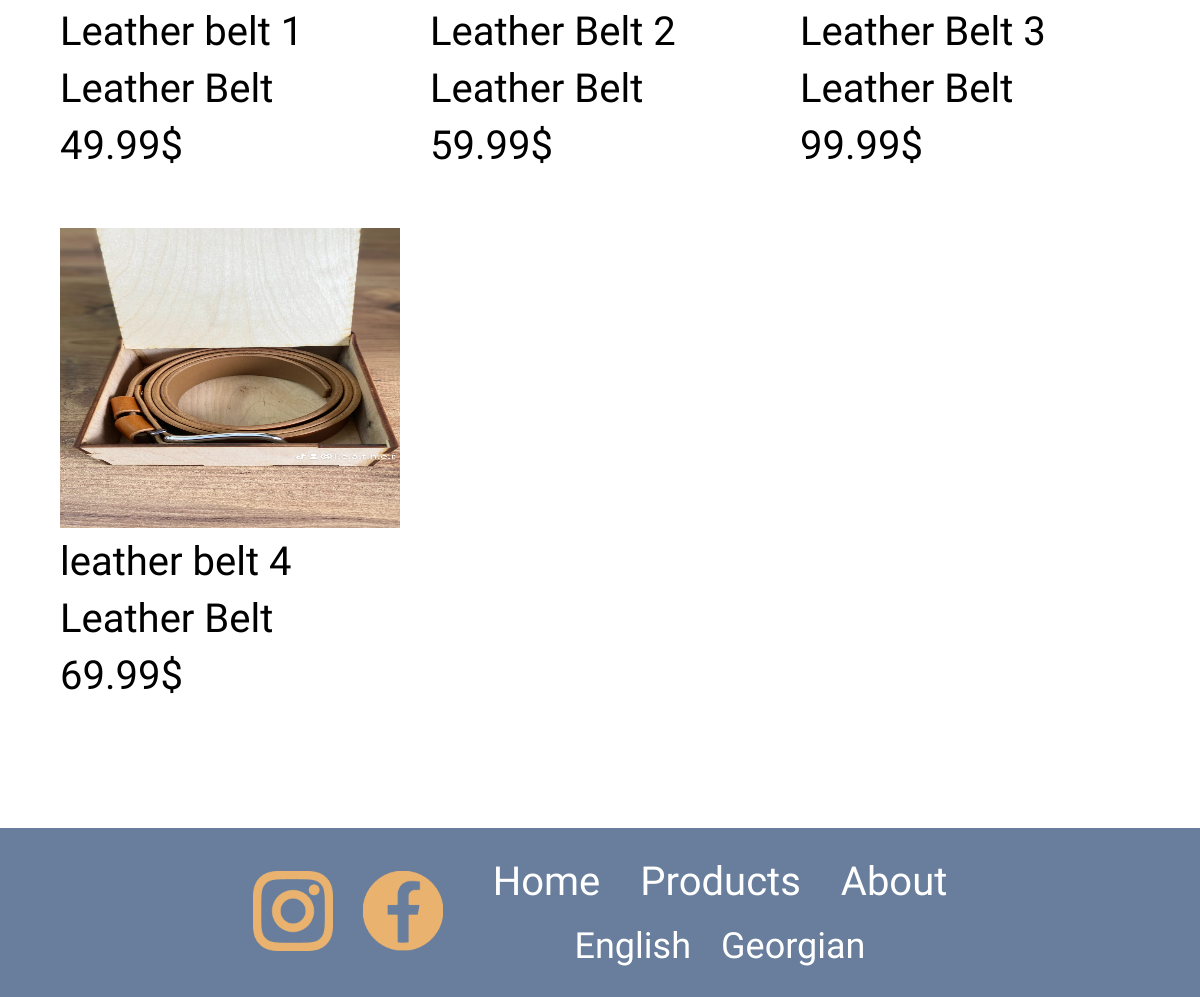
Before: /products/ (lower part) with the older database file.
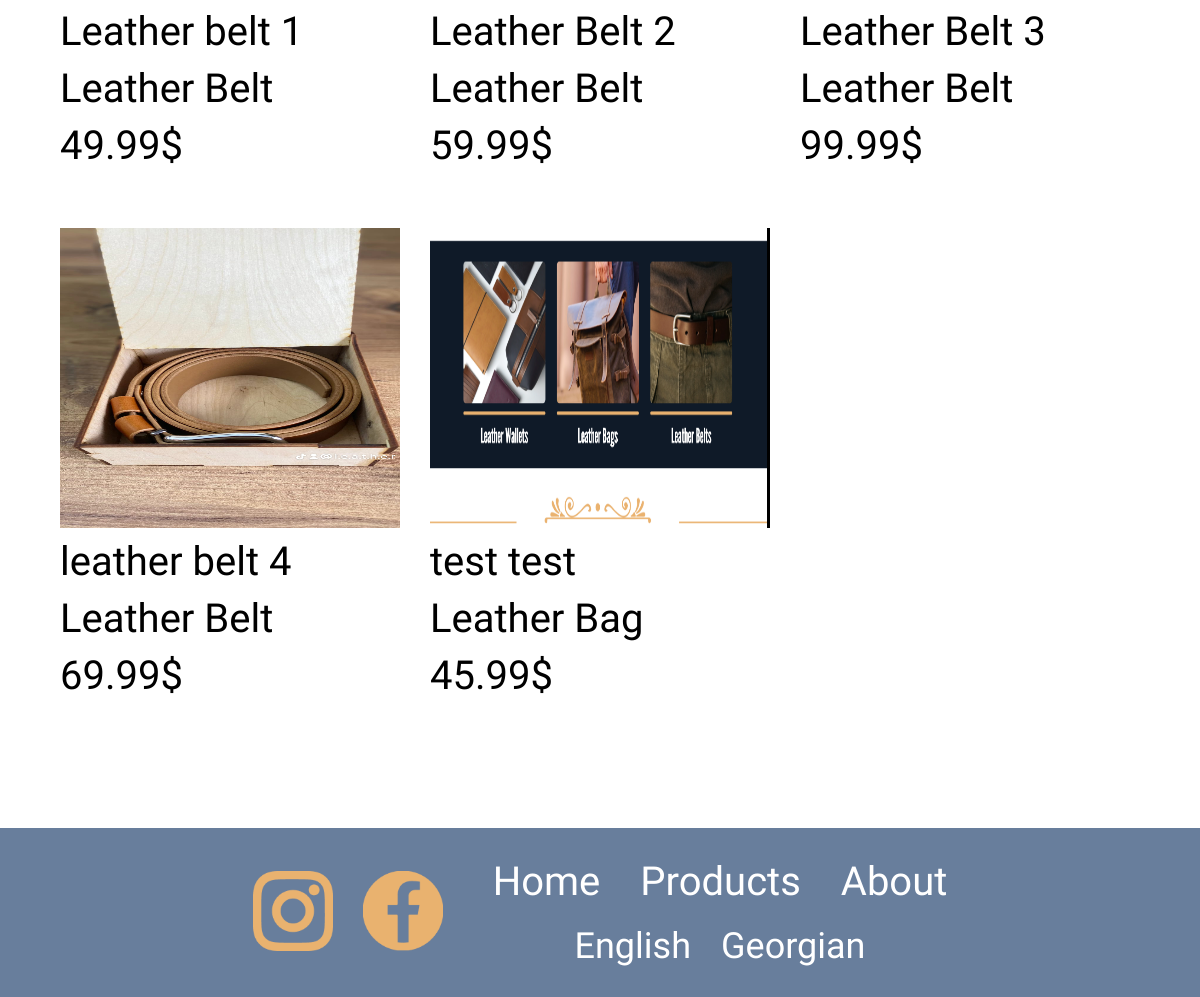
After: the same page with the newer database file.
### chemia_main/models.py (models this page shows, shortened)
class Product(models.Model):
    name = models.CharField(max_length=255)
    price = models.DecimalField(max_digits=10, decimal_places=2)
    image = models.ImageField(upload_to='product_images')
    description = models.TextField()
    publishing_date = models.DateField(auto_now_add=True)
    category = models.ForeignKey(Category, on_delete=models.CASCADE)

class Category(models.Model):
    name = models.CharField(max_length=255)
    def __str__(self):
        return self.name
    class Meta:
        verbose_name_plural = "categories"

### chemia_main/views.py (the view)
# urls.py: path('products/', views.products, name='products'),
def products(request):
    language = request.GET.get('lang', 'en')
    products = get_list_or_404(Product)
    categories = get_list_or_404(Category)
    belts_id = Category.objects.get(name='Leather Belt').id
    bags_id = Category.objects.get(name='Leather Bag').id
    wallet_id = Category.objects.get(name='Leather Wallet').id
    return render(request, 'chemia_main/products.html', {'products': products,
                                                         'language': language,
                                                         'categories': categories,
                                                         'belts': belts_id,
                                                         'bags': bags_id,
                                                         'wallets': wallet_id,})

### chemia_main/templates/chemia_main/products.html (shortened to what this page needs)
{% extends "chemia_main/base.html" %} {% load static %}
{% block link%}
<link
    rel="stylesheet"
    href="{% static 'chemia_main/products.css' %}"
/>
{% endblock link %}
{% block main %}
<section class="products">
    {% for product in products %}
    <div class="product_item">
        <img src="{{ product.image.url }}" alt="{{ product.name }}">
        <p class="product_name">{{ product.name }}</p>
        <p class="category">{{ product.category }}</p>
        <p class="price">{{ product.price }}$</p>
    </div>
    {% endfor %}
</section>
{% endblock main %}

Changed rows visible on the page:
added Product: image (picture), name "test test", category "Leather Bag", price "45.99"
